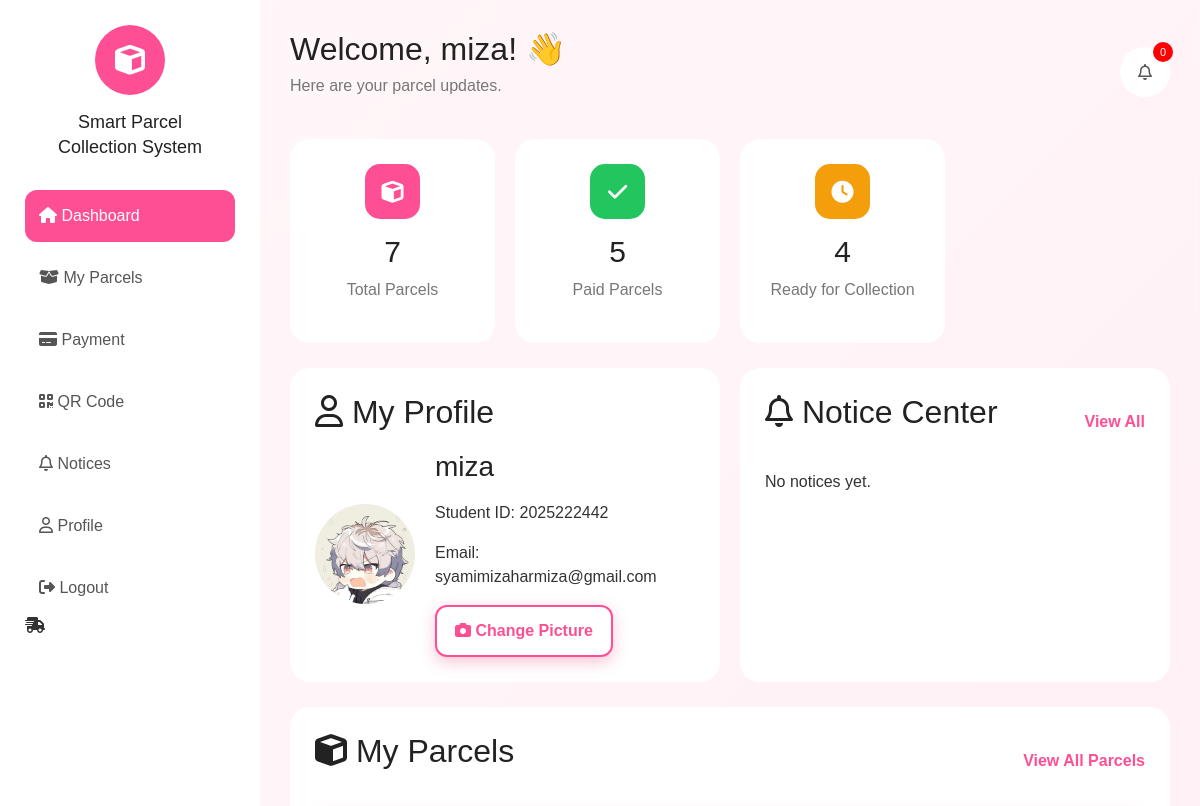
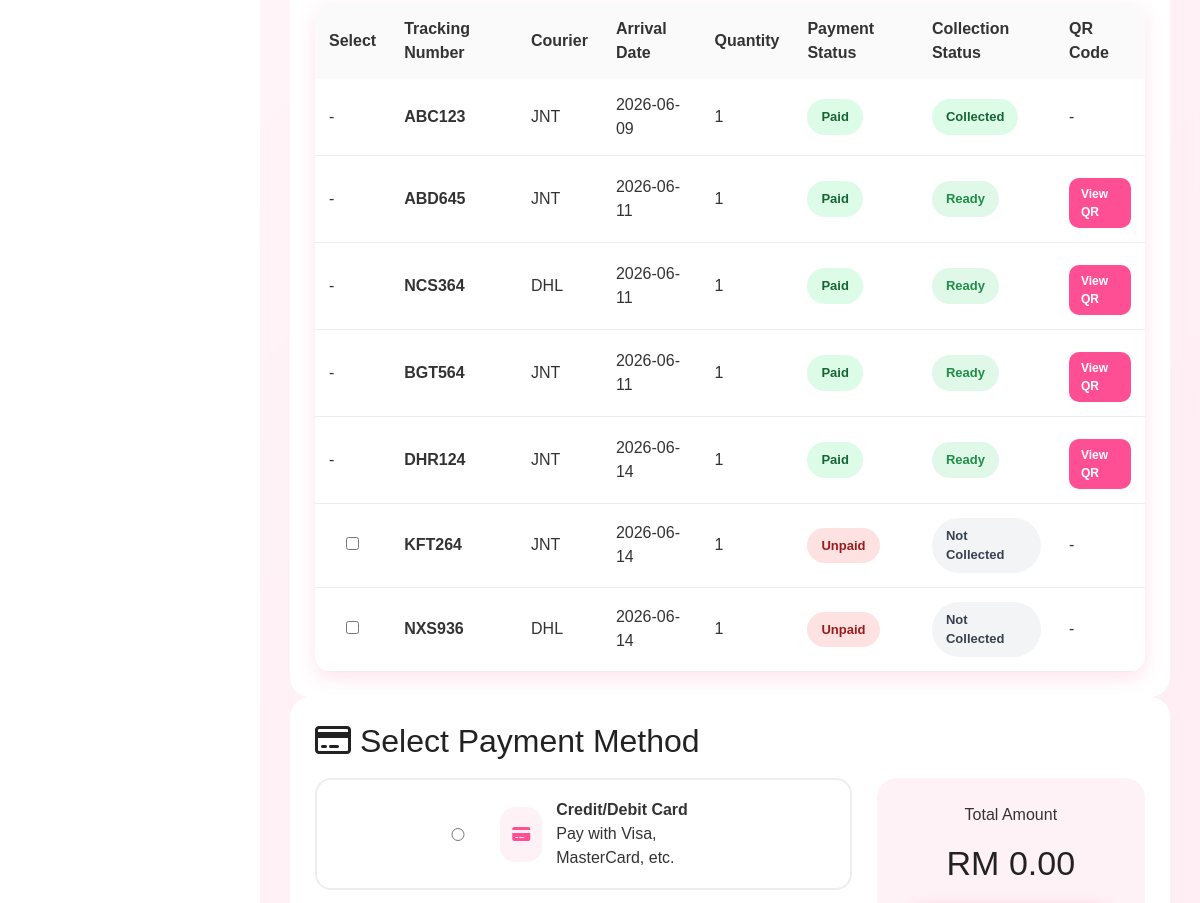
Page /dashboard/miza (upper part) on the earlier database version (2 pictures, top to bottom).
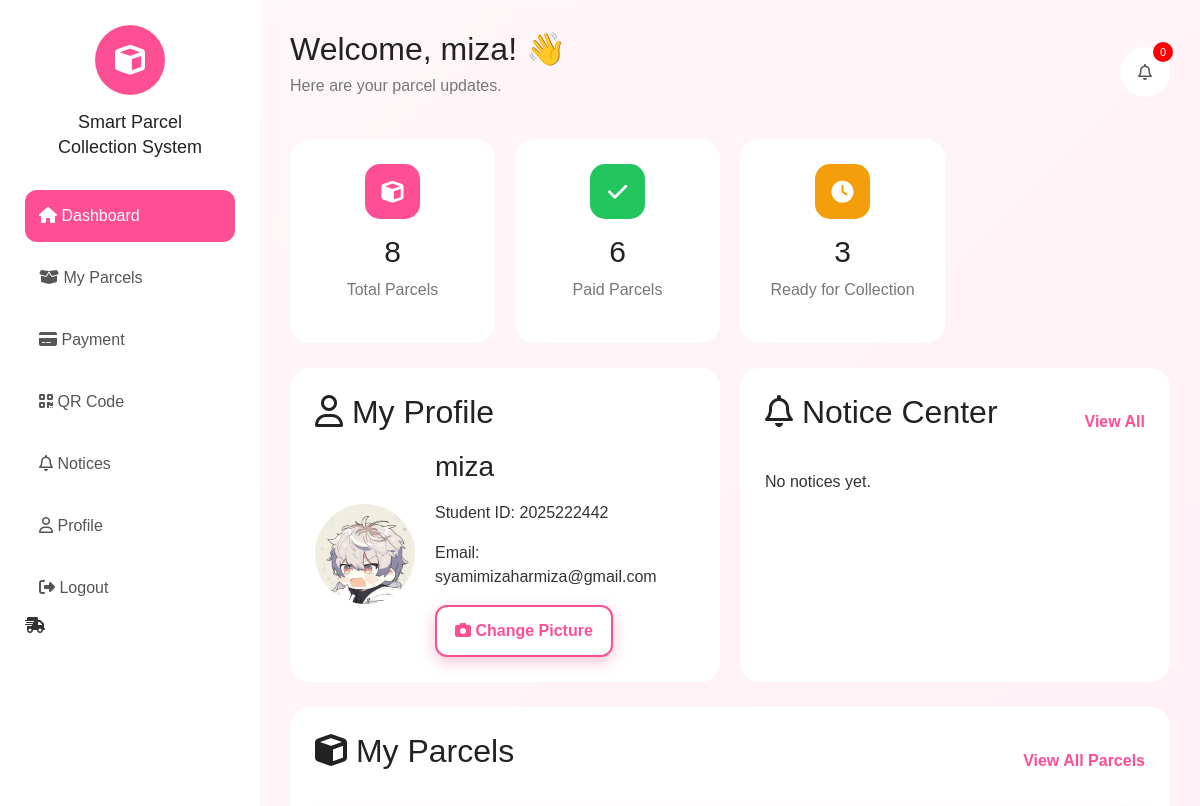
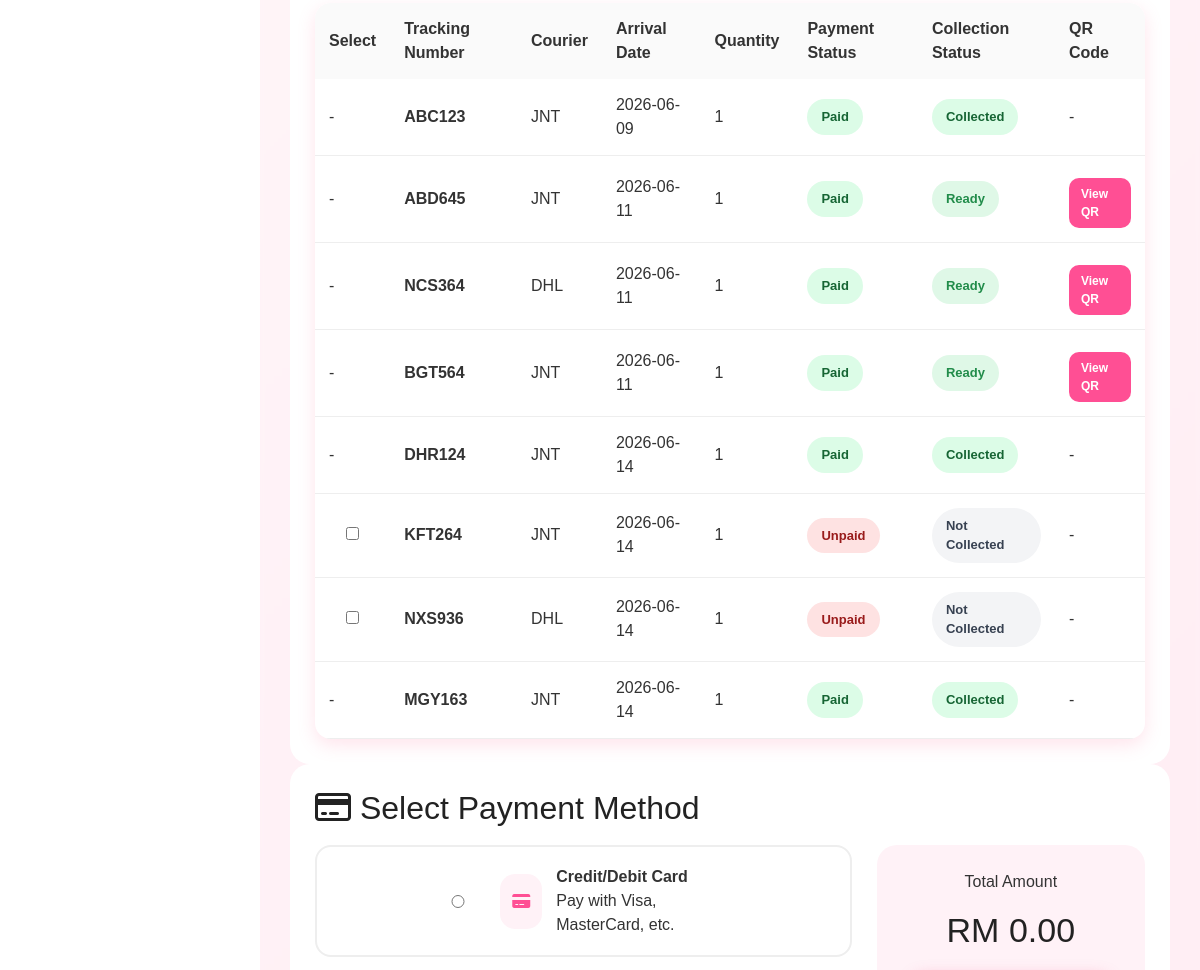
Same page on the later database version (2 pictures, top to bottom).
### tables this page shows
CREATE TABLE parcels (
    id INTEGER PRIMARY KEY AUTOINCREMENT,
    student_username TEXT,
    tracking_number TEXT,
    courier TEXT,
    arrival_date TEXT,
    quantity INTEGER,
    payment_status TEXT DEFAULT 'Unpaid',
    collection_status TEXT DEFAULT 'Not Collected',
    qr_code TEXT, collection_date TEXT,
    FOREIGN KEY(student_username) REFERENCES students(username)
);

### app.py (the view)
@app.route('/dashboard/<username>')
def dashboard(username):
    conn = sqlite3.connect('database.db')
    conn.row_factory = sqlite3.Row
    cursor = conn.cursor()
    cursor.execute("SELECT * FROM students WHERE username = ?", (username,))
    user = cursor.fetchone()
    cursor.execute("SELECT * FROM parcels WHERE student_username = ?", (username,))
    parcels = cursor.fetchall()
    conn.close()
    return render_template(
        'dashboard.html',
        username=username,
        parcels=parcels,
        student_id=user['student_id'] if user and 'student_id' in user.keys() else 'Not set',
        student_email=user['email'] if user and 'email' in user.keys() else 'Not set',
        profile_pic=user['profile_pic_path'] if user and 'profile_pic_path' in user.keys() else None
    )

### templates/dashboard.html (shortened to what the changed rows need)
{% extends 'student_base.html' %}
{% block student_content %}
{% set total_parcels = parcels|length %}
{% set paid_parcels = parcels|selectattr('payment_status','equalto','Paid')|list|length %}
{% set ready_parcels = parcels|selectattr('payment_status','equalto','Paid')|rejectattr('collection_status','equalto','Collected')|list|length %}
{% set not_collected = parcels|rejectattr('collection_status','equalto','Collected')|list|length %}
<header class="dash-header">
    <div>
        <h1>Welcome, {{ username }}! 👋</h1>
    </div>
</header>
<form method="POST" action="{{ url_for('pay_selected', username=username) }}" id="parcel-payment-form">
    <section class="stats-grid">
        <div class="stat-card">
            <div class="icon pink">
                <i class="fa-solid fa-cube"></i>
            </div>
            <h3>{{ total_parcels }}</h3>
            <p>Total Parcels</p>
        </div>
        <div class="stat-card">
            <div class="icon green">
                <i class="fa-solid fa-check"></i>
            </div>
            <h3>{{ paid_parcels }}</h3>
            <p>Paid Parcels</p>
        </div>
        <div class="stat-card">
            <div class="icon orange">
                <i class="fa-solid fa-clock"></i>
            </div>
            <h3>{{ ready_parcels }}</h3>
            <p>Ready for Collection</p>
        </div>
    </section>
    <section class="two-col desktop-only">
        <div class="glass-card profile-card" id="profile-card">
            <h2><i class="fa-regular fa-user"></i> My Profile</h2>
        </div>
        <div class="glass-card notices-card">
            <div class="card-head">
                <h2><i class="fa-regular fa-bell"></i> Notice Center</h2>
            </div>
        </div>
    </section>
    <section class="glass-card parcel-section" id="my-parcels">
        <div class="card-head">
            <h2><i class="fa-solid fa-cube"></i> My Parcels</h2>
        </div>
        <div class="desktop-table">
            <table class="modern-table">
                <thead>
                    <tr>
                        <th>Select</th>
                        <th>Tracking Number</th>
                        <th>Courier</th>
                        <th>Arrival Date</th>
                        <th>Quantity</th>
                        <th>Payment Status</th>
                        <th>Collection Status</th>
                        <th>QR Code</th>
                    </tr>
                </thead>
                <tbody>
                    {% for parcel in parcels %}
                        <tr>
                            <td>
                                {% if parcel.payment_status != 'Paid' %}
                                    <input type="checkbox" class="parcel-check" name="parcel_ids" value="{{ parcel.id }}">
                                {% else %}
                                    -
                                {% endif %}
                            </td>
                            <td><strong>{{ parcel.tracking_number }}</strong></td>
                            <td>{{ parcel.courier }}</td>
                            <td>{{ parcel.arrival_date }}</td>
                            <td>{{ parcel.quantity }}</td>
                            <td>
                                <span class="status-pill {% if parcel.payment_status == 'Paid' %}paid{% else %}unpaid{% endif %}">
                                    {{ parcel.payment_status }}
                                </span>
                            </td>
                            <td>
                                <span class="status-pill {% if parcel.collection_status == 'Collected' %}paid{% elif parcel.payment_status == 'Paid' %}ready{% else %}neutral{% endif %}">
                                    {% if parcel.collection_status == 'Collected' %}
                                        Collected
                                    {% elif parcel.payment_status == 'Paid' %}
                                        Ready
                                    {% else %}
                                        Not Collected
                                    {% endif %}
                                </span>
                            </td>
                            <td>
                                {% if parcel.qr_code and parcel.collection_status != 'Collected' %}
                                    <a class="qr-mobile-btn"
                                       href="{{ url_for('static', filename='qr_codes/' ~ parcel.qr_code) }}"
                                       target="_blank">
                                        View QR
                                    </a>
                                {% else %}
                                    -
                                {% endif %}
                            </td>
                        </tr>
                    {% else %}
                        <tr>
                            <td colspan="8">No parcels found.</td>
                        </tr>
                    {% endfor %}
                </tbody>
            </table>
        </div>
    </section>
    <section class="glass-card payment-modern" id="payment-section">
        <h2><i class="fa-regular fa-credit-card"></i> Select Payment Method</h2>
    </section>
</form>
{% endblock %}

Differences in the rows shown:
changed parcels "DHR124": collection_status "Ready View QR" → "Collected -"
added parcels: tracking_number "MGY163", courier "JNT", arrival_date "2026-06-14", quantity "1", payment_status "Paid", collection_status "Collected"
Other differences:
{{ total_parcels }}: "7" → "8"
{{ paid_parcels }}: "5" → "6"
{{ ready_parcels }}: "4" → "3"
